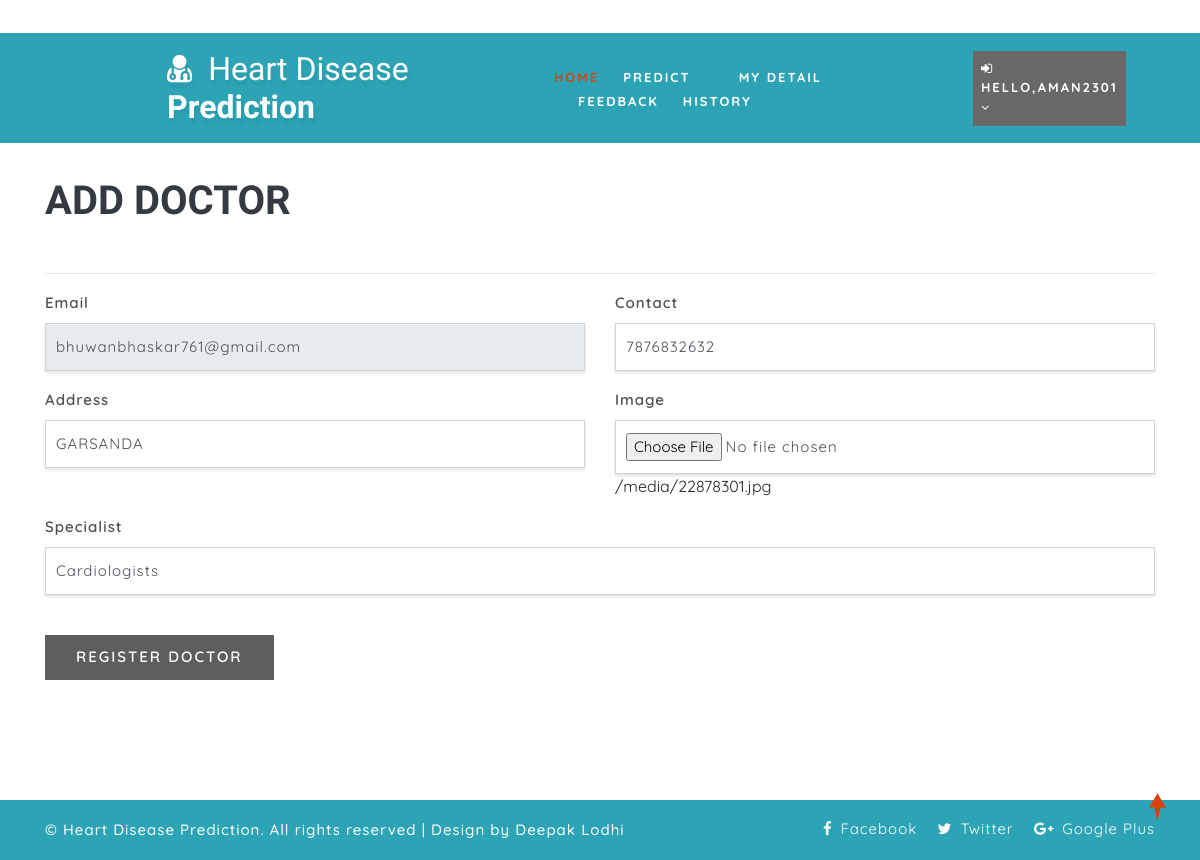
The page /change_doctor/1/ (signed in) on the database its author committed.
### health/models.py (models this page shows, shortened)
class Doctor(models.Model):
    status = models.IntegerField(DOCTOR_STATUS, null=True)
    user = models.ForeignKey(User, on_delete=models.CASCADE, null=True)
    contact = models.CharField(max_length=100, null=True)
    address = models.CharField(max_length=100, null=True)
    category = models.CharField(max_length=100, null=True)
    doj = models.DateField(null=True)
    dob = models.DateField(null=True)
    image = models.FileField(null=True)

### health/views.py (the view, shortened to what this page needs)
# urls.py: path('change_doctor/<int:pid>/', add_doctor, name="change_doctor"),
@login_required(login_url="login")
def add_doctor(request, pid=None):
    doctor = None
    if pid:
        doctor = Doctor.objects.get(id=pid)
    return render(request, 'add_doctor.html', {'doctor': doctor})

### health/templates/add_doctor.html (shortened to what this page needs)
{% extends 'index.html' %}
{% load static %}
{% block body %}
<section class="logins py-5">
	<div class="container py-xl-5 py-lg-3">
		<div class="title-section mb-md-5 mb-4">
			<h6 class="w3ls-title-sub"></h6><br><br>
			<h3 class="w3ls-title text-uppercase text-dark font-weight-bold">Add Doctor</h3>
		</div><hr/>
		<div class="login px-sm-12" style="width:100%">
			<form action="{% if doctor %}/change_doctor/{{ doctor.id }}/{% else %}/add_doctor{% endif %}" method="post" enctype="multipart/form-data">
				<div class="form-group row">
					<div class="col-md-6">
						<label>Email</label>
						<input type="email" class="form-control" name="email" placeholder="Enter Email" required value="{{ doctor.user.email }}" {% if doctor %}readonly{% endif %}>
					</div>
					<div class="col-md-6">
						<label>Contact</label>
						<input type="text" class="form-control" name="contact" placeholder="Enter Contact" required value="{{ doctor.contact }}">
					</div>
				</div>
				<div class="form-group row">
					<div class="col-md-6">
						<label class="mb-2">Address</label>
						<input type="text" class="form-control" name="address" placeholder="Enter Address" required value="{{ doctor.address }}">
					</div>
					<div class="col-md-6">
						<label>Image</label>
						<input type="file" class="form-control" name="image">
						{% if doctor %}<span>{{ doctor.image.url }}</span>{% endif %}
					</div>
				</div>
				<div class="form-group row">
					<div class="col-md-12">
						<label>Specialist</label>
						<input class="form-control" name="category" placeholder="Specialist" value="{{ doctor.category }}">
					</div>
				</div>
				<button type="submit" class="btn submit mt-4" style="background-color: #605d5d;">Register Doctor</button>
			</form>
		</div>
	</div>
</section>
{% endblock %}

### health/templates/index.html (shortened to what this page needs)
<!DOCTYPE html>
{% load static %}
<html lang="zxx">
<head>
	<link rel="stylesheet" href="{% static 'css/bootstrap.css' %}">
	<link href="{% static 'css/css_slider.css' %}" type="text/css" rel="stylesheet" media="all">
	<link rel="stylesheet" href="{% static 'css/style.css' %}" type="text/css" media="all" />
	<link href="{% static 'css/font-awesome.min.css' %}" rel="stylesheet">
<link rel='stylesheet' type='text/css' href="https://cdn.datatables.net/1.10.21/css/jquery.dataTables.min.css">
<link rel='stylesheet' type='text/css' href="https://cdn.datatables.net/buttons/1.6.2/css/buttons.dataTables.min.css">
</head>
<body>
	<div id="home" style="margin-bottom:2%">
		<header>
			<div class="top-bar py-3">
				<div class="container">
					<div class="row">
						<div class="col-xl-7 col-lg-6 col-md-4 top-social-agile text-md-right text-center mt-md-0 mt-2">
							<div class="row">
								<div class="col-xl-3 col-lg-4 col-6 top-w3layouts p-md-0 text-right">
								</div>
								<div class="col-xl-3 col-lg-4 col-6 header-w3layouts text-md-right text-left">
								</div>
							</div>
						</div>
					</div>
				</div>
			</div>
		</header>
		<div class="main-top" style="background:rgb(44, 164, 182)">
			<div class="container-fluid">
				<div class="header d-md-flex justify-content-between align-items-center py-3">
					<div id="logo" style="margin-left:13%">
						<h1>
							<a href="index.html">
								<span class="fa fa-user-md mr-2"></span>
								<span class="logo-sp">Heart Disease</span> Prediction
							</a>
						</h1>
					</div>
					{% if request.user.is_staff %}
					<div class="nav_w3ls" style="margin-right:4%">
						<nav>
							<label for="drop1" class="toggle">Menu</label>
							<input type="checkbox" id="drop1" />
							<ul class="menu" style="padding:15px;width:100%">
								<li class="mx-lg-4 mx-md-3 my-md-0 my-2"><a href="{% url 'admin_home' %}" >Home</a></li>
								<li>
									<label for="drop-2" class="toggle toogle-2"> <span class="fa fa-angle-down" aria-hidden="true"></span>
									</label>
									<a href="#"> Doctor <span class="fa fa-angle-down" aria-hidden="true"></span></a>
									<ul style="margin-top:2%;width:40%;margin-right:0%">
										<li style="width:100%;"><a href="/add_doctor" class="drop-text">Add Doctor</a></li>
										<li style="width:100%;"><a href="/view_doctor" class="drop-text">View Doctor</a></li>
									</ul>
								</li>
								<li class="mx-lg-4 mx-md-3 my-md-0 my-2"><a href="/view_patient">Patient</a></li>
								<li class="mx-lg-4 mx-md-3 my-md-0 my-2">
									<a href="/view_search_pat">Searched Data</a></li>
								<li><a href="/view_feedback">Feedback</a></li>
							</ul>
						</nav>
					</div>
					<div class="nav_w3ls" style="margin-right:3%">
						<nav>
							<label for="drop2" class="toggle">Menu</label>
							<input type="checkbox" id="drop2" />
							<ul class="menu">
								<li class="mx-lg-4 mx-md-3 my-md-0 my-2" style="background:red;padding:8px">
									<label for="drop-2" class="toggle toogle-2"> <span class="fa fa-angle-down" aria-hidden="true"></span>
									</label>
									<a href="#"><i class="fa fa-user"></i> {{request.user.username}} <span class="fa fa-angle-down" aria-hidden="true"></span></a>
									<ul style="margin-top:10%;width:80%;margin-right:5%">
										<li style="width:100%;"><a href="{% url 'change_password' %}" class="drop-text">Password</a></li>
										<li style="width:100%;"><a href="{% url 'logout' %}" class="drop-text">Logout</a></li>
									</ul>
								</li>
							</ul>
						</nav>
					</div>
					{% elif request.user.patient_set.all.0 %}
					<div class="nav_w3ls" style="margin-left:5%;font-weight:bold">
						<nav>
							<ul class="menu" style="padding:15px;width:100%">
								<li><a href="{% url 'patient_home' %}" class="active">Home</a></li>
								<li class="mx-lg-4 mx-md-3 my-md-0 my-2"><a href="/add_heartdetail">Predict</a></li>
								<li class="mx-lg-4 mx-md-3 my-md-0 my-2"><a href="/profile_doctor">My Detail</a></li>
								<li class="mx-lg-4 mx-md-3 my-md-0 my-2"><a href="/sent_feedback">Feedback</a></li>
								<li><a href="/view_search_pat">History</a></li>
							</ul>
						</nav>
					</div>
					<div class="nav_w3ls" style="margin-right:3%">
						<nav>
							<ul class="menu">
								<li class="mx-lg-4 mx-md-3 my-md-0 my-2" style="background:#6a6767;padding:8px">
									<a href="#"><i class="fa fa-sign-in"></i> Hello,{{request.user.username}} <span class="fa fa-angle-down" aria-hidden="true"></span></a>
								</li>
							</ul>
						</nav>
					</div>
					{% endif %}
				</div>
			</div>
		</div>
		{% block body %}
		{% endblock %}
	</div>
	<div class="copy-w3pvt" style="background:rgb(44, 164, 182);color:white">
		<div class="container py-3">
			<div class="row">
				<div class="col-lg-7 w3ls_footer_grid1_left text-lg-left text-center">
					<p style="color:white">&copy; Heart Disease Prediction. All rights reserved | Design by Deepak Lodhi</a>
					</p>
				</div>
				<div class="col-lg-5 w3ls_footer_grid_left1_pos text-lg-right text-center mt-lg-0 mt-2">
					<ul style="color:white">
						<li>
							<a href="#" style="color:white" class="facebook">
								<span class="fa fa-facebook-f mr-2"></span>Facebook</a>
						</li>
						<li class="mx-3">
							<a href="#" style="color:white" class="twitter">
								<span class="fa fa-twitter mr-2"></span>Twitter</a>
						</li>
						<li>
							<a href="#" style="color:white" class="google">
								<span class="fa fa-google-plus mr-2"></span>Google Plus</a>
						</li>
					</ul>
				</div>
			</div>
		</div>
	</div>
	<a href="#home" style="color:white" class="move-top text-center"></a>
</body>
</html>

### health/static/css/style.css (style rules this page uses)
body { padding: 0; margin: 0; background: #FFF; font-family: 'Quicksand', sans-serif; }
body a, body button { transition: 0.5s all; -webkit-transition: 0.5s all; -moz-transition: 0.5s all; -o-transition: 0.5s all; -ms-transition: 0.5s all; text-decoration: none; }
html { scroll-behavior: smooth; }
h1, h2, h3, h4, h5, h6 { margin: 0; padding: 0; font-family: 'Mukta', sans-serif; }
p { margin: 0; padding: 0; font-size: 15px; letter-spacing: 1px; line-height: 1.9; color: #999; font-family: 'Quicksand', sans-serif; }
ul, ol { margin: 0; padding: 0; }
a.move-top { width: 34px; height: 34px; background: url(../images/move-top.png) no-repeat; display: inline-block; position: fixed; bottom: 4%; right: 2%; z-index: 0; }
#home { position: relative; }
.main-top { position: absolute; z-index: 999; width: 100%; background: rgba(0, 0, 0, 0.4); }
nav { margin: 0; padding: 0; }
#logo a { float: left; display: initial; font-weight: 700; font-size: 32px; color: #fff; text-shadow: 2px 5px 3px rgba(0, 0, 0, 0.06); padding: 0; }
span.logo-sp { font-weight: 100; }
nav:after { content: ""; display: table; clear: both; }
nav ul { float: right; padding: 0; margin: 0; list-style: none; position: relative; }
nav ul li { margin: 0px; display: inline-block; float: left; }
nav a { padding: 0; color: #fff; font-size: 13px; letter-spacing: 2px; font-weight: 700; text-transform: uppercase; display: inline-block; transition: 0.5s all; -webkit-transition: 0.5s all; -moz-transition: 0.5s all; -o-transition: 0.5s all; -ms-transition: 0.5s all; }
.menu li a.active, .menu li a:hover { color: #2196f3; transition: 0.5s all; -webkit-transition: 0.5s all; -moz-transition: 0.5s all; -o-transition: 0.5s all; -ms-transition: 0.5s all; color: #d84315; }
li>a:only-child:after { content: ''; }
h3.w3ls-title { font-size: 40px; }
.w3ls_footer_grid_left1_pos ul li, ul.list-part li { display: inline-block; }
.w3ls_footer_grid_left1_pos ul li a { color: #000; text-decoration: none; letter-spacing: 1px; font-size: 15px; }
.w3ls_footer_grid1_left p { color: #484848; font-weight: 500; }
.form-bg-w3ls input[type="text"], .form-bg-w3ls input[type="email"], .form-control, .form-bg-w3ls textarea { padding: 12px 10px; border-radius: 0; letter-spacing: 1px; font-size: 15px; outline: none; box-shadow: 0px 2px 3px 0px rgba(0, 0, 0, 0.11); }
.login label { font-size: 15px; color: #4e4f50; font-weight: 600; letter-spacing: 1px; }
.login button { background: #d84315; color: #fff; font-weight: 600; letter-spacing: 2px; font-size: 15px; padding: 10px 30px; text-transform: uppercase; border-radius: 0px; }

### rows shown on the page
Doctor: email "bhuwanbhaskar761@gmail.com", contact "7876832632", address "GARSANDA", image "/media/22878301.jpg", category "Cardiologists"

### other values the page prints
{{ request.user.username }} "AMAN2301"
